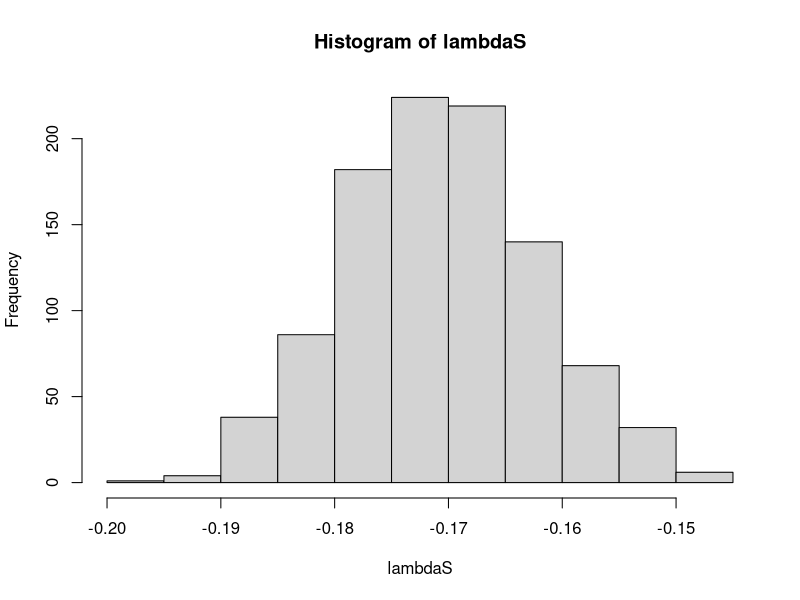

Generate this figure with R:
###############################################################
#                                                             #
#       Part 1: Simulating rockpool hydroperiod               #
#                                                             #
###############################################################


# First set up the different environments in a matrix
# so that the sensitivity analyses are based on exactly the same 
# sequences of inundations.


ave.hp <- 6           # Median length of the hydroperiod
replicates <- 1000    # Number of replicates
ts.length <- 1100     #set desired length of time series

# set up hydorperiod matrix by drawing hydroperiod from a log-normal distribution.
env.mat <- matrix(NA,ncol=ts.length,nrow=replicates)
for (i in 1:replicates){
env.mat[i,] <- (rlnorm(ts.length,meanlog=log(ave.hp)))
}


###############################################################
#                                                             #
#       Part 2: Running the matrix population model           #
#                                                             #
###############################################################

# First enter all the free life-history parameters

# To run the sensitivity analysis, sequentially adjust these parameters WITHOUT
# simulating a new set of hydrological regimes. This ensures that the sensitivity 
# analysis is based on EXACTLY the same hydroperiods.

Es0 <- 0.55           # survival of freshly produced eggs
Eh0 <- 0.47           # proportion of freshly produced eggs that hatch
Es1 <- 0.8            # survival of eggs in the egg bank
Eh1 <- .09            # proportion of dormant eggs that hatch
As <- 0.74            # survival rate of adults in the active population
Rep <-  13            # Reproduction rate (fecundity): number of eggs per pair
maturation.age <- 6   # This is the age, in days, at which individuals produce first offspring


# enter vital rates (= fitness components = demographic rates)
# ----------------------------------------
N0 <- 0               # Starting number of generation 1 eggs (Freshly hatched eggs)
N1 <- 25000           # Starting number of generation >2 eggs (egg bank)
N2 <- 0               # Starting number of adults



# Matrix population model
# ------------------------------------
# This is the matrix that describes population growth in instances where
# the hydorperiod is shorter than the maturation age. It assumes that eggs hatch as they always do
# (i.e. no hatching cues other than rain), but that hatchlings do not have enough
# time to reach maturity an reproduce successfullly.

mat.dry <- matrix(c(0, 0, 0,
		              Es0*(1-Eh0),Es1*(1-Eh1),0,
		              Es0*Eh0,Es1*Eh1,0), nrow=3,byrow=TRUE)


# The next command creates a blank temporary matrix with the three life stages
# (e.g. Newly hatched eggs, egg bank and adult) as columns and the numbers of
# inundations as rows.
temp.nr <- matrix(c(rep(NA, ts.length*3)),nrow=ts.length,ncol=3)
temp.nr[1,1:3] <- c(N0,N1,N2)	# Adds starting values for population vector

# This is a blank vector, which will be used to place the growth rates (lambdaS)
# for each of the replicates
lambdaS <- rep(NA,replicates)
# This is a blank vector, which will be used to place the variation in population changes
# for each of the replicates
Var <- rep(NA,replicates)

# This is the loop which runs the models for the number of replicates
for (k in 1:replicates) {
  environment <- env.mat[k,]
    for (i in 1:(ts.length-1)) {
      if(environment[i] >= maturation.age){
        Rain <- environment[i]
        # This is the matrix that represents population dynamics when the length of hydrroperiod,
        # exceeeds the time required to reach maturation and produce offspring
        mat.rain <- matrix(c(0, 0, ((Rep*(sum(As^(1:Rain)))) - (Rep*(sum(As^(1:maturation.age))))),
                          Es0*(1-Eh0),Es1*(1-Eh1),0,
		                      Es0*Eh0,Es1*Eh1,0),nrow=3,byrow=TRUE)
        temp.nr[i+1,1:3] <- mat.rain%*%temp.nr[i,1:3]
      } else {
        temp.nr[i+1,1:3] <- mat.dry%*%temp.nr[i,1:3]
      }
      }

    # This loop summarises the change in egg bank size over each successive time-step
    ratioN <- rep(NA,ts.length-1)
      for (i in 1:ts.length-1) {
        ratioN[i] <- log((temp.nr[i+1,2])/(temp.nr[i,2]))
      }
  
  #  Population growth rate [log(lambda)]: See supplementary appendix
  lambdaS[k] <- (sum(ratioN[100:ts.length-1])/length(ratioN[100:ts.length-1]))
  #  Variation in the changes in population between successive time-steps
  Var[k] <- var(ratioN)
}

# Summarise the population growth rates and variation in population by avergaing across all replicates
mean(lambdaS,na.rm=T)
hist(lambdaS)
mean(Var,na.rm=T)

# These values can be saved in a spreadsheet to calculate the sensitivities and extinction risk using basic arithmatic.
# See main manuscript and appendices for more details.
